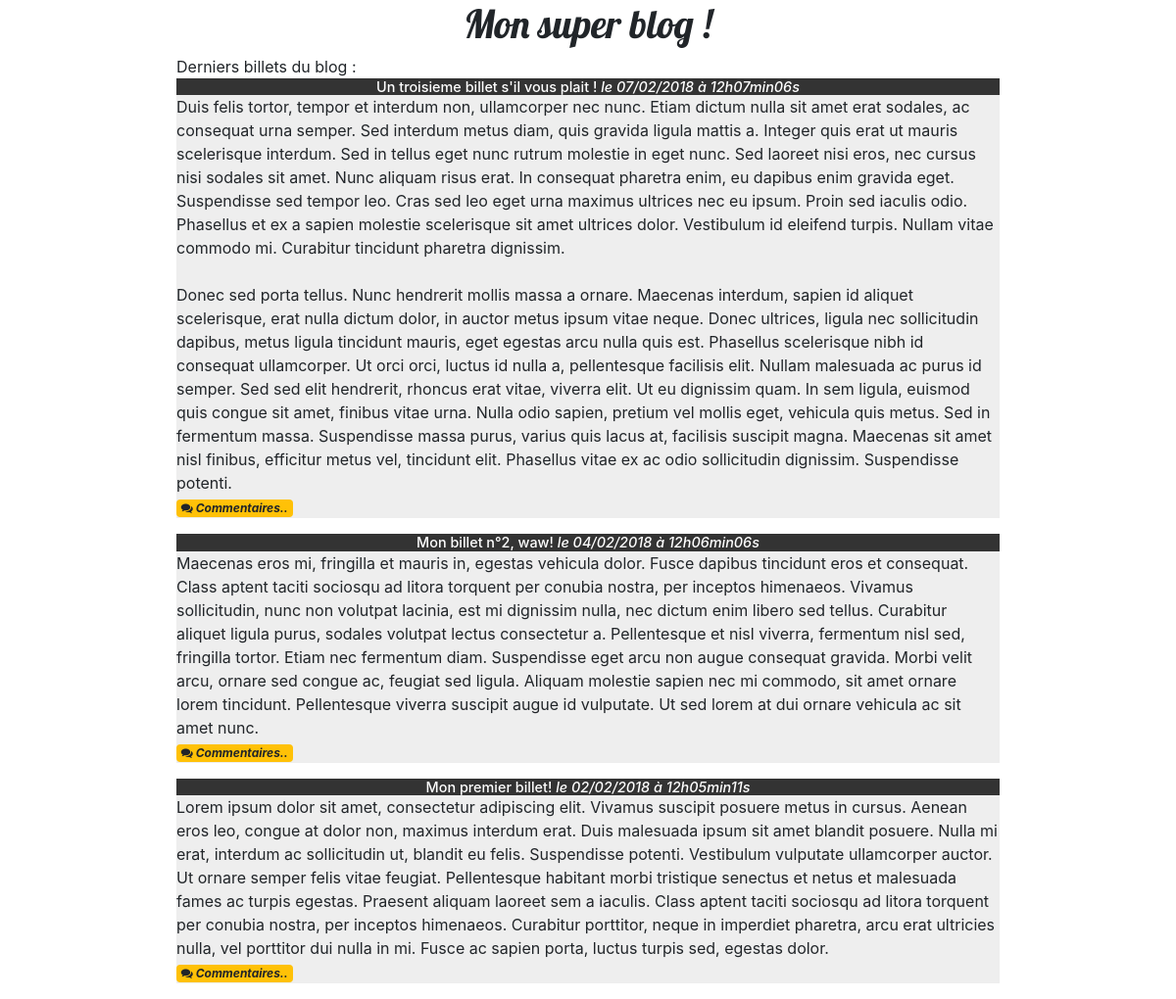
The page / on the database its author committed.
### tables this page shows
CREATE TABLE `posts` (
  `id` tinyint(3) UNSIGNED NOT NULL,
  `title` varchar(255) NOT NULL,
  `content` text NOT NULL,
  `creation_date` datetime NOT NULL
);

### controller/frontend.php (called while the page is built, shortened)
<?php
require_once(__DIR__ ."/../model/PostManager.php");
function listPosts()
{
    $postManager = new PostManager();
    $posts = $postManager->getPosts();
    require(__DIR__ .'/../view/frontend/listPostsView.php');
}

### model/PostManager.php (called while the page is built, shortened)
<?php
class PostManager extends Manager
{
    public function getPosts()
    {
        $dbManger = new Manager();
        $db = $dbManger->dbConnect();
        $req = $db->query(
            'SELECT id, title, content, DATE_FORMAT(creation_date, \'%d/%m/%Y à %Hh%imin%ss\') AS creation_date_fr
                   FROM posts ORDER BY creation_date
                   DESC LIMIT 0, 5');
        return $req;
    }
}

### view/frontend/listPostsView.php (the view, shortened to what this page needs)
    <h1>Mon super blog !</h1>
    <p class="news">Derniers billets du blog :</p>
<?php
while ($data = $posts->fetch())
{
    ?>
    <div class="news">
        <h3>
            <?= htmlspecialchars($data['title']) ?>
            <em>le <?= $data['creation_date_fr'] ?></em>
        </h3>
        <p>
            <?= nl2br(htmlspecialchars($data['content'])) ?>
            <br />
            <em><a class="badge badge-warning" href='./index.php?action=post&amp;id=<?= $data['id'] ?>'><i class="fa fa-comments"></i> Commentaires.. </a></em>
        </p>
    </div>
    <?php
}
?>
<?php require('template.php'); ?>

### public/css/style.css (style rules this page uses)
h1, h3 { text-align:center; }
h1 { font-family: Lobster; }
h3 { background-color:#333333; color: white; font-size:0.9em; margin-bottom:0px; }
.news p { background-color:#eeeeee; margin-top:0px; }
.news { width:70%; margin:auto; }
a { text-decoration: none; color: blue; }

### rows shown on the page
posts: title "Un troisieme billet s'il vous plait !", creation_date_fr "07/02/2018 à 12h07min06s", content "Duis felis tortor, tempor et interdum non, ullamcorper nec nunc. Etiam dictum nulla sit amet erat sodales, ac consequat urna semper. Sed interdum metus diam, quis gravida ligula mattis a. Integer quis erat ut mauris scelerisque interdum. Sed in tellus eget nunc rutrum molestie in eget nunc. Sed laoreet nisi eros, nec cursus nisi sodales sit amet. Nunc aliquam risus erat. In consequat pharetra enim, eu dapibus enim gravida eget. Suspendisse sed tempor leo. Cras sed leo eget urna maximus ultrices nec eu ipsum. Proin sed iaculis odio. Phasellus et ex a sapien molestie scelerisque sit amet ultrices dolor. Vestibulum id eleifend turpis. Nullam vitae commodo mi. Curabitur tincidunt pharetra…"
posts: title "Mon billet n°2, waw!", creation_date_fr "04/02/2018 à 12h06min06s", content "Maecenas eros mi, fringilla et mauris in, egestas vehicula dolor. Fusce dapibus tincidunt eros et consequat. Class aptent taciti sociosqu ad litora torquent per conubia nostra, per inceptos himenaeos. Vivamus sollicitudin, nunc non volutpat lacinia, est mi dignissim nulla, nec dictum enim libero sed tellus. Curabitur aliquet ligula purus, sodales volutpat lectus consectetur a. Pellentesque et nisl viverra, fermentum nisl sed, fringilla tortor. Etiam nec fermentum diam. Suspendisse eget arcu non augue consequat gravida. Morbi velit arcu, ornare sed congue ac, feugiat sed ligula. Aliquam molestie sapien nec mi commodo, sit amet ornare lorem tincidunt. Pellentesque viverra suscipit augue id…"
posts: title "Mon premier billet!", creation_date_fr "02/02/2018 à 12h05min11s", content "Lorem ipsum dolor sit amet, consectetur adipiscing elit. Vivamus suscipit posuere metus in cursus. Aenean eros leo, congue at dolor non, maximus interdum erat. Duis malesuada ipsum sit amet blandit posuere. Nulla mi erat, interdum ac sollicitudin ut, blandit eu felis. Suspendisse potenti. Vestibulum vulputate ullamcorper auctor. Ut ornare semper felis vitae feugiat. Pellentesque habitant morbi tristique senectus et netus et malesuada fames ac turpis egestas. Praesent aliquam laoreet sem a iaculis. Class aptent taciti sociosqu ad litora torquent per conubia nostra, per inceptos himenaeos. Curabitur porttitor, neque in imperdiet pharetra, arcu erat ultricies nulla, vel porttitor dui nulla in…"
